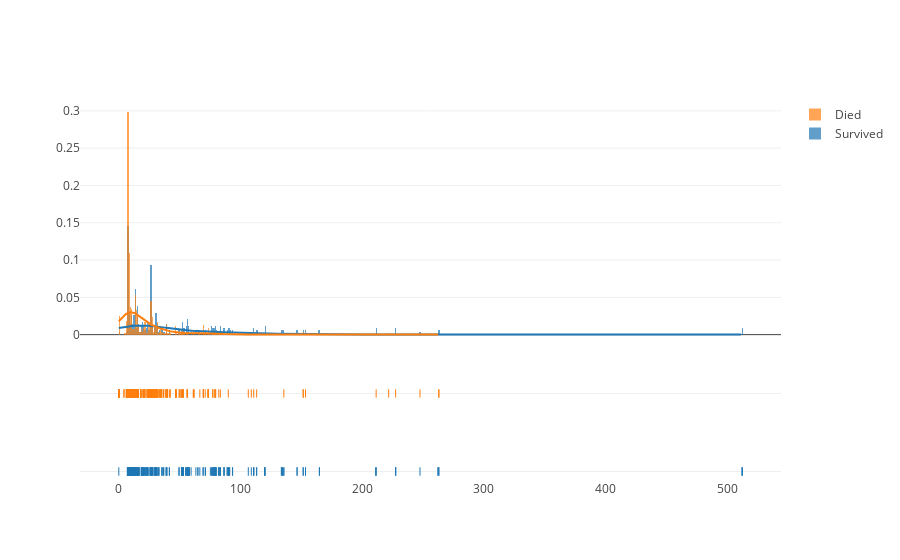

Write notebook code for a chart like this one.
### Code cell
# Add histogram data
x1 = train_copy[train_copy["Survived"] == 1]["Fare"]
x2 = train_copy[train_copy["Survived"] == 0]["Fare"]

# Group data together
hist_data = [x1, x2]

group_labels = ['Survived', 'Died']

# Create distplot with custom bin_size
fig = ff.create_distplot(hist_data, group_labels, bin_size=1)

# Plot!
py.iplot(fig, filename='Distplot with Multiple Datasets')

### Figure 1 — Plotly figure (JSON) as saved in the notebook; plotly's stock layout.template omitted (floating-point values rounded to 4 significant figures; data arrays with more than 128 entries replaced by an {"elided": "..."} marker saying what was removed)
{"data": [{"autobinx": false, "histnorm": "probability density", "legendgroup": "Survived", "marker": {"color": "rgb(31, 119, 180)"}, "name": "Survived", "opacity": 0.7, "type": "histogram", "uid": "85472088-e6d7-11e8-a7e1-357091784533", "x": {"elided": "342 float values"}, "xaxis": "x", "xbins": {"end": 512.3, "size": 1, "start": 0}, "yaxis": "y"}, {"autobinx": false, "histnorm": "probability density", "legendgroup": "Died", "marker": {"color": "rgb(255, 127, 14)"}, "name": "Died", "opacity": 0.7, "type": "histogram", "uid": "8547227c-e6d7-11e8-a7e1-357091784533", "x": {"elided": "549 float values"}, "xaxis": "x", "xbins": {"end": 263, "size": 1, "start": 0}, "yaxis": "y"}, {"legendgroup": "Survived", "marker": {"color": "rgb(31, 119, 180)"}, "mode": "lines", "name": "Survived", "showlegend": false, "type": "scatter", "uid": "85472362-e6d7-11e8-a7e1-357091784533", "x": {"elided": "500 float values"}, "xaxis": "x", "y": {"elided": "500 float values"}, "yaxis": "y"}, {"legendgroup": "Died", "marker": {"color": "rgb(255, 127, 14)"}, "mode": "lines", "name": "Died", "showlegend": false, "type": "scatter", "uid": "8547243e-e6d7-11e8-a7e1-357091784533", "x": {"elided": "500 float values"}, "xaxis": "x", "y": {"elided": "500 float values"}, "yaxis": "y"}, {"legendgroup": "Survived", "marker": {"color": "rgb(31, 119, 180)", "symbol": "line-ns-open"}, "mode": "markers", "name": "Survived", "showlegend": false, "type": "scatter", "uid": "854724f2-e6d7-11e8-a7e1-357091784533", "x": {"elided": "342 float values"}, "xaxis": "x", "y": {"elided": "342 str values"}, "yaxis": "y2"}, {"legendgroup": "Died", "marker": {"color": "rgb(255, 127, 14)", "symbol": "line-ns-open"}, "mode": "markers", "name": "Died", "showlegend": false, "type": "scatter", "uid": "85472592-e6d7-11e8-a7e1-357091784533", "x": {"elided": "549 float values"}, "xaxis": "x", "y": {"elided": "549 str values"}, "yaxis": "y2"}], "layout": {"barmode": "overlay", "hovermode": "closest", "legend": {"traceorder": "reversed"}, "xaxis": {"anchor": "y2", "domain": [0, 1], "zeroline": false}, "yaxis": {"anchor": "free", "domain": [0.35, 1], "position": 0}, "yaxis2": {"anchor": "x", "domain": [0, 0.25], "dtick": 1, "showticklabels": false}}}
